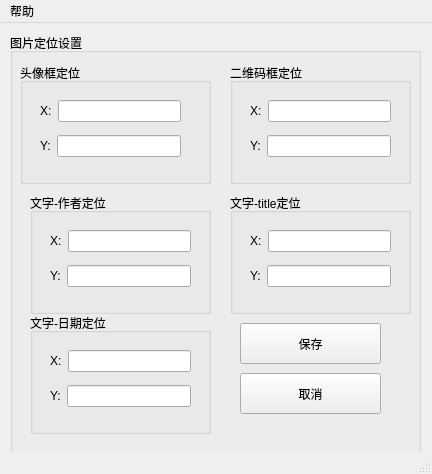
<?xml version="1.0" encoding="UTF-8"?>
<ui version="4.0">
 <class>form</class>
 <widget class="QMainWindow" name="form">
  <property name="geometry">
   <rect>
    <x>0</x>
    <y>0</y>
    <width>432</width>
    <height>474</height>
   </rect>
  </property>
  <property name="windowTitle">
   <string>MainWindow</string>
  </property>
  <widget class="QWidget" name="centralwidget">
   <widget class="QGroupBox" name="groupBox">
    <property name="geometry">
     <rect>
      <x>10</x>
      <y>10</y>
      <width>411</width>
      <height>421</height>
     </rect>
    </property>
    <property name="title">
     <string>图片定位设置</string>
    </property>
    <widget class="QGroupBox" name="groupBox_2">
     <property name="geometry">
      <rect>
       <x>10</x>
       <y>30</y>
       <width>191</width>
       <height>121</height>
      </rect>
     </property>
     <property name="title">
      <string>头像框定位</string>
     </property>
     <widget class="QWidget" name="">
      <property name="geometry">
       <rect>
        <x>20</x>
        <y>30</y>
        <width>141</width>
        <height>71</height>
       </rect>
      </property>
      <layout class="QVBoxLayout" name="verticalLayout">
       <item>
        <layout class="QHBoxLayout" name="horizontalLayout">
         <item>
          <widget class="QLabel" name="label">
           <property name="text">
            <string>X:</string>
           </property>
          </widget>
         </item>
         <item>
          <widget class="QLineEdit" name="lineEdit"/>
         </item>
        </layout>
       </item>
       <item>
        <layout class="QHBoxLayout" name="horizontalLayout_2">
         <item>
          <widget class="QLabel" name="label_2">
           <property name="text">
            <string>Y:</string>
           </property>
          </widget>
         </item>
         <item>
          <widget class="QLineEdit" name="lineEdit_2"/>
         </item>
        </layout>
       </item>
      </layout>
     </widget>
    </widget>
    <widget class="QGroupBox" name="groupBox_3">
     <property name="geometry">
      <rect>
       <x>220</x>
       <y>30</y>
       <width>181</width>
       <height>121</height>
      </rect>
     </property>
     <property name="title">
      <string>二维码框定位</string>
     </property>
     <widget class="QWidget" name="layoutWidget">
      <property name="geometry">
       <rect>
        <x>20</x>
        <y>30</y>
        <width>141</width>
        <height>71</height>
       </rect>
      </property>
      <layout class="QVBoxLayout" name="verticalLayout_2">
       <item>
        <layout class="QHBoxLayout" name="horizontalLayout_3">
         <item>
          <widget class="QLabel" name="label_3">
           <property name="text">
            <string>X:</string>
           </property>
          </widget>
         </item>
         <item>
          <widget class="QLineEdit" name="lineEdit_3"/>
         </item>
        </layout>
       </item>
       <item>
        <layout class="QHBoxLayout" name="horizontalLayout_4">
         <item>
          <widget class="QLabel" name="label_4">
           <property name="text">
            <string>Y:</string>
           </property>
          </widget>
         </item>
         <item>
          <widget class="QLineEdit" name="lineEdit_4"/>
         </item>
        </layout>
       </item>
      </layout>
     </widget>
    </widget>
    <widget class="QGroupBox" name="groupBox_4">
     <property name="geometry">
      <rect>
       <x>20</x>
       <y>160</y>
       <width>181</width>
       <height>121</height>
      </rect>
     </property>
     <property name="title">
      <string>文字-作者定位</string>
     </property>
     <widget class="QWidget" name="layoutWidget_2">
      <property name="geometry">
       <rect>
        <x>20</x>
        <y>30</y>
        <width>141</width>
        <height>71</height>
       </rect>
      </property>
      <layout class="QVBoxLayout" name="verticalLayout_3">
       <item>
        <layout class="QHBoxLayout" name="horizontalLayout_5">
         <item>
          <widget class="QLabel" name="label_5">
           <property name="text">
            <string>X:</string>
           </property>
          </widget>
         </item>
         <item>
          <widget class="QLineEdit" name="lineEdit_5"/>
         </item>
        </layout>
       </item>
       <item>
        <layout class="QHBoxLayout" name="horizontalLayout_6">
         <item>
          <widget class="QLabel" name="label_6">
           <property name="text">
            <string>Y:</string>
           </property>
          </widget>
         </item>
         <item>
          <widget class="QLineEdit" name="lineEdit_6"/>
         </item>
        </layout>
       </item>
      </layout>
     </widget>
    </widget>
    <widget class="QGroupBox" name="groupBox_5">
     <property name="geometry">
      <rect>
       <x>220</x>
       <y>160</y>
       <width>181</width>
       <height>121</height>
      </rect>
     </property>
     <property name="title">
      <string>文字-title定位</string>
     </property>
     <widget class="QWidget" name="layoutWidget_3">
      <property name="geometry">
       <rect>
        <x>20</x>
        <y>30</y>
        <width>141</width>
        <height>71</height>
       </rect>
      </property>
      <layout class="QVBoxLayout" name="verticalLayout_4">
       <item>
        <layout class="QHBoxLayout" name="horizontalLayout_7">
         <item>
          <widget class="QLabel" name="label_7">
           <property name="text">
            <string>X:</string>
           </property>
          </widget>
         </item>
         <item>
          <widget class="QLineEdit" name="lineEdit_7"/>
         </item>
        </layout>
       </item>
       <item>
        <layout class="QHBoxLayout" name="horizontalLayout_8">
         <item>
          <widget class="QLabel" name="label_8">
           <property name="text">
            <string>Y:</string>
           </property>
          </widget>
         </item>
         <item>
          <widget class="QLineEdit" name="lineEdit_8"/>
         </item>
        </layout>
       </item>
      </layout>
     </widget>
    </widget>
    <widget class="QGroupBox" name="groupBox_6">
     <property name="geometry">
      <rect>
       <x>20</x>
       <y>280</y>
       <width>181</width>
       <height>121</height>
      </rect>
     </property>
     <property name="title">
      <string>文字-日期定位</string>
     </property>
     <widget class="QWidget" name="layoutWidget_4">
      <property name="geometry">
       <rect>
        <x>20</x>
        <y>30</y>
        <width>141</width>
        <height>71</height>
       </rect>
      </property>
      <layout class="QVBoxLayout" name="verticalLayout_5">
       <item>
        <layout class="QHBoxLayout" name="horizontalLayout_9">
         <item>
          <widget class="QLabel" name="label_9">
           <property name="text">
            <string>X:</string>
           </property>
          </widget>
         </item>
         <item>
          <widget class="QLineEdit" name="lineEdit_9"/>
         </item>
        </layout>
       </item>
       <item>
        <layout class="QHBoxLayout" name="horizontalLayout_10">
         <item>
          <widget class="QLabel" name="label_10">
           <property name="text">
            <string>Y:</string>
           </property>
          </widget>
         </item>
         <item>
          <widget class="QLineEdit" name="lineEdit_10"/>
         </item>
        </layout>
       </item>
      </layout>
     </widget>
    </widget>
    <widget class="QPushButton" name="pushButton">
     <property name="geometry">
      <rect>
       <x>230</x>
       <y>290</y>
       <width>141</width>
       <height>41</height>
      </rect>
     </property>
     <property name="text">
      <string>保存</string>
     </property>
    </widget>
    <widget class="QPushButton" name="pushButton_2">
     <property name="geometry">
      <rect>
       <x>230</x>
       <y>340</y>
       <width>141</width>
       <height>41</height>
      </rect>
     </property>
     <property name="text">
      <string>取消</string>
     </property>
    </widget>
   </widget>
  </widget>
  <widget class="QStatusBar" name="statusbar"/>
  <widget class="QMenuBar" name="menuBar">
   <property name="geometry">
    <rect>
     <x>0</x>
     <y>0</y>
     <width>432</width>
     <height>26</height>
    </rect>
   </property>
   <widget class="QMenu" name="menu">
    <property name="title">
     <string>帮助</string>
    </property>
    <addaction name="separator"/>
    <addaction name="actionhelp"/>
   </widget>
   <addaction name="menu"/>
  </widget>
  <action name="actionhelp">
   <property name="text">
    <string>help</string>
   </property>
  </action>
 </widget>
 <resources/>
 <connections/>
</ui>
